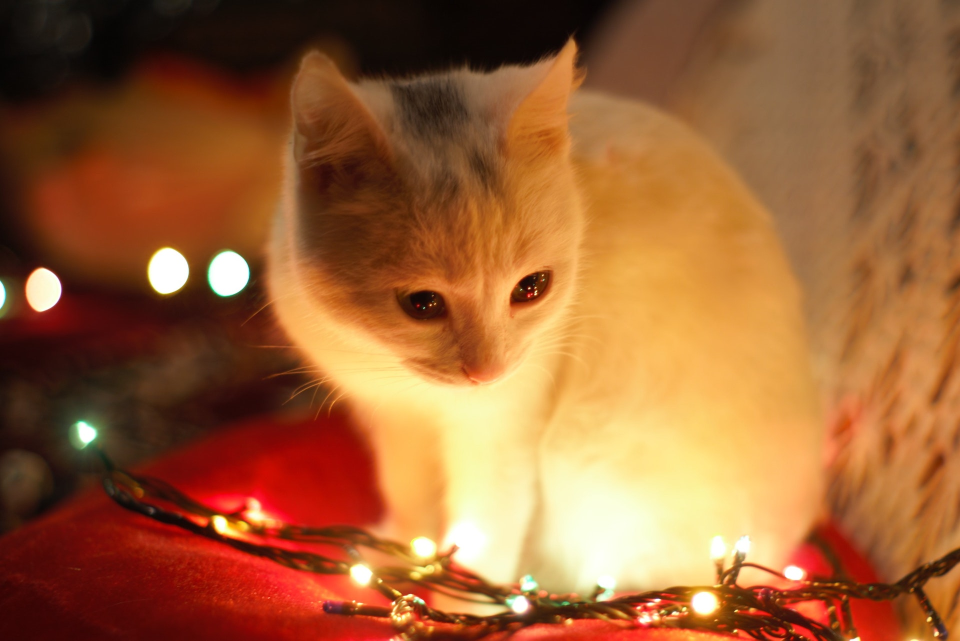
#> input picture Day 19/Cat_1.jpg, 1920 x 1281 px (shown at 1/2 size)
$ jupyter execute --allow-errors 'Day 19 [OpenCV].ipynb'
#> lines starting #> are read from the running program, lines starting #| are printed output that depends on the picture; after the words box and inside, x2 and y2 are one past the last pixel; in counts of white or black regions, pixels touching at a corner belong together
# Day 19

### Open CV

[cell 1]
import cv2
import numpy as np
import matplotlib.pyplot as plt

[cell 2]
img = cv2.imread('Cat_1.jpg', cv2.IMREAD_GRAYSCALE)
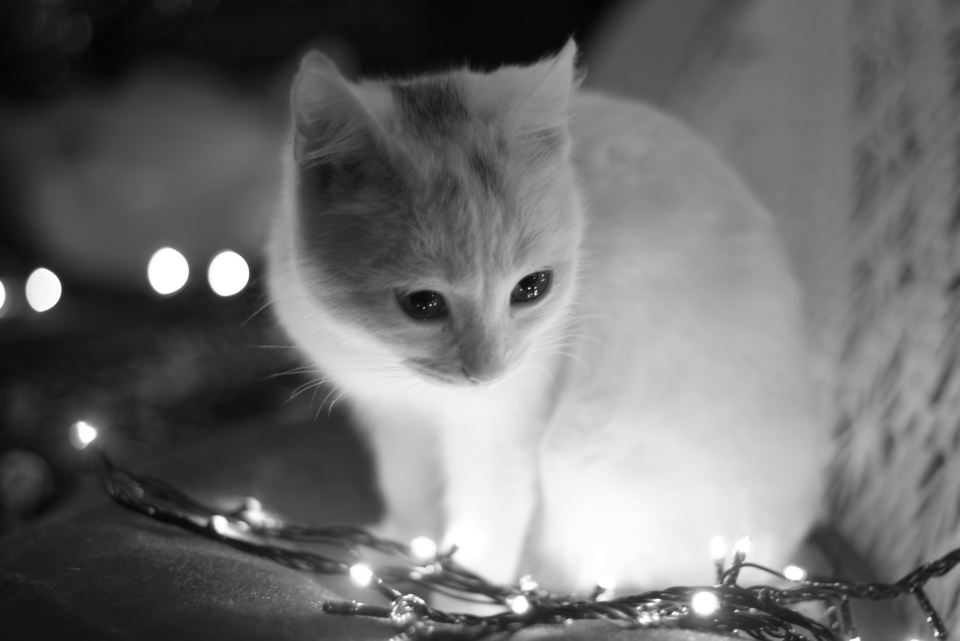
#> img: shape (1281, 1920) (shown at 1/2 size); min 4, max 255, mean 109.6

[cell 3]
print("Height of image: ", len(img))
#| Height of image:  1281
print("Width of image: ", len(img[0]))
#| Width of image:  1920
# print("IMG Data : ", img)

[cell 4]
cv2.imwrite("grey_Cat_1.jpg", img)
#> Out = True

[cell 5]
# Manipulation the img data
for i in range(10):
    for j in range(1920):
        img[i][j] = 255
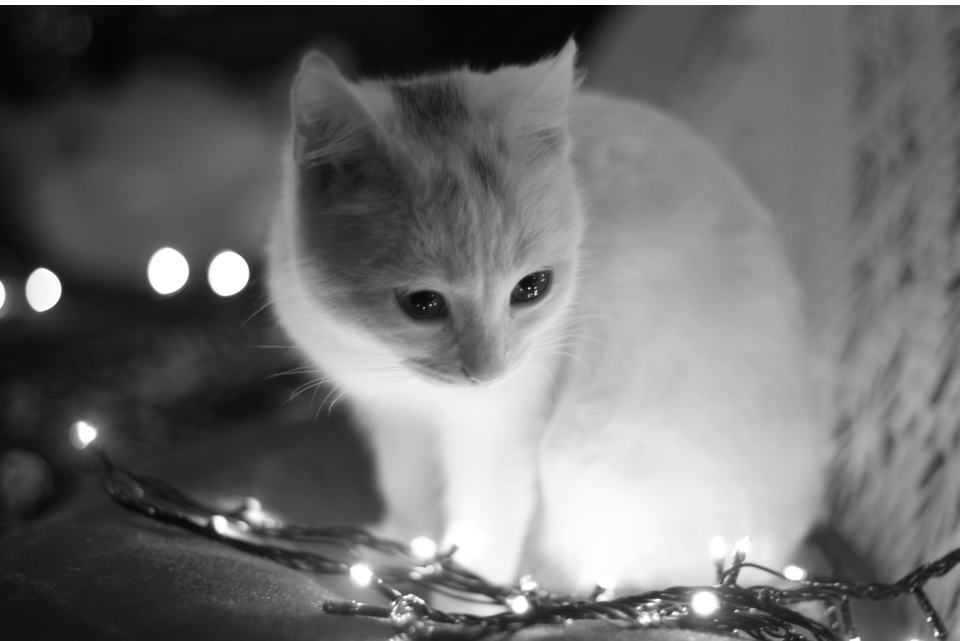
#> img: shape (1281, 1920) (shown at 1/2 size); 0.78% of pixels changed, all inside (x1, y1, x2, y2) = (0, 0, 1920, 10)

[cell 6]
cv2.imwrite("grey_Cat_2.jpg", img)
#> Out = True

[cell 7]
# creating a white border all around the img
def createBorder(self, border_width, sides, color=255):
        width = len(img[0])
        height = len(img)
        for i in range(height):
            if (i < border_width and sides['top']) or (i > height-border_width and sides['bottom']):
                for j in range(width):
                    img[i][j] = color
            else:
                for j in range(border_width):
                    if sides['left']:
                        img[i][j] = color
                    if sides['right']:
                        img[i][j + width - border_width] = color

        return img

#> (a cell that did not finish here is left out)

[cell 9]
img = cv2.imread('Cat_1.jpg', cv2.IMREAD_COLOR)
#> img is the input picture: shape (1281, 1920, 3); mean B, G, R 54, 97, 155.6
RGB_img = cv2.cvtColor(img, cv2.COLOR_RGB2GRAY)
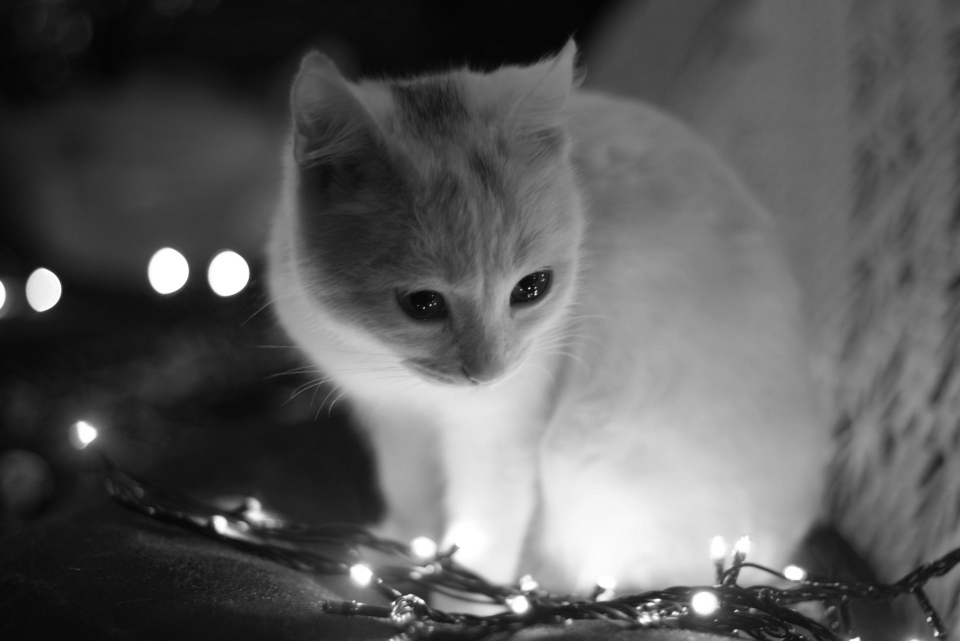
#> RGB_img: shape (1281, 1920) (shown at 1/2 size); min 3, max 255, mean 90.8
plt.imshow(img)

[cell 10]
# Generate a random grid img
x = np.random.randint(0,255, 160000).reshape((400, 400))
x.shape

[cell 11]
cv2.imwrite("Random_Grid.jpg", x)
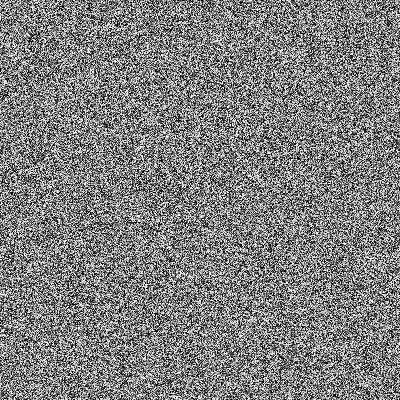
#> saved as Random_Grid.jpg: shape (400, 400); min 0, max 254, mean 127.3

[cell 12]
# Rotate the image
img = cv2.imread('Cat_1.jpg')
plt.imshow(img)

[cell 13]
img.shape
#> Out = (1281, 1920, 3)

[cell 14]
num_rows, num_cols = img.shape[:2]
#> num_rows = 1281; num_cols = 1920

[cell 15]
rot_matrix = cv2.getRotationMatrix2D((num_cols/2, num_rows/2), 30, 0.9)
rot_matrix

[cell 16]
img_2 = cv2.warpAffine(img, rot_matrix, (num_cols, num_rows))
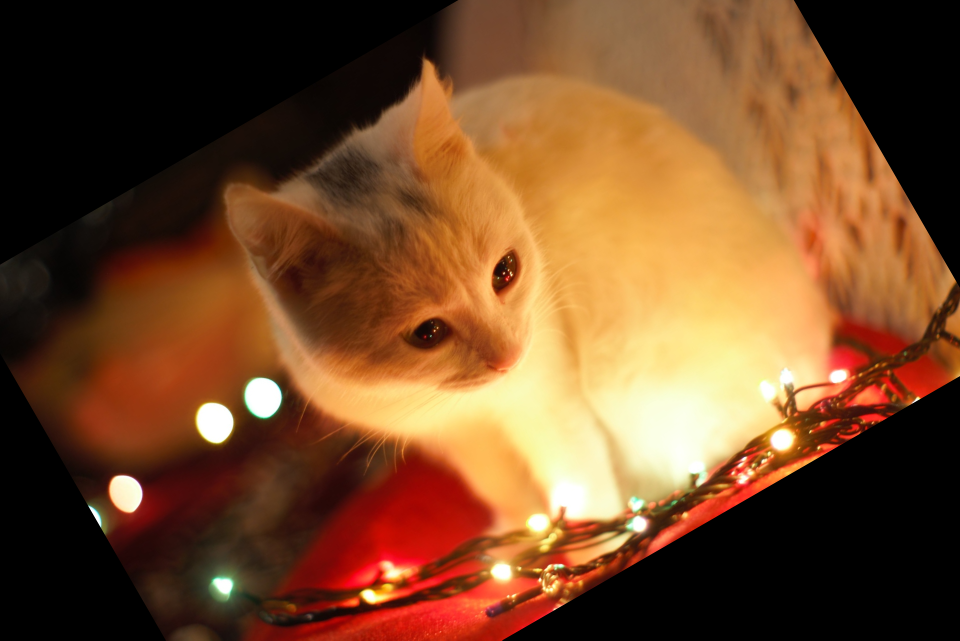
#> img_2: shape (1281, 1920, 3) (shown at 1/2 size); mean B, G, R 40.9, 74.1, 116.6
plt.imshow(img_2)

$ run again, with Day 19/Random_Grid.jpg copied over Day 19/Cat_1.jpg
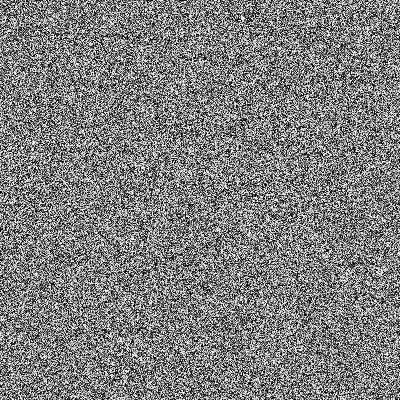
#> input picture Day 19/Random_Grid.jpg, 400 x 400 px
#> img is the input picture: shape (400, 400); min 0, max 255, mean 126.8
#| Height of image:  400
#| Width of image:  400
#> `cv2.imwrite("grey_Cat_1.jpg", img)`: Out = True
#> `cv2.imwrite("grey_Cat_2.jpg", img)`:
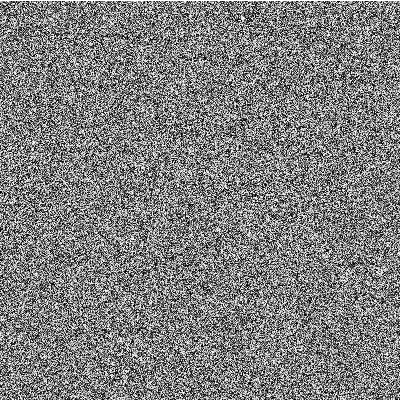
#> saved as grey_Cat_2.jpg: shape (400, 400); min 0, max 255, mean 127.2
#> `img_2 = cv2.warpAffine(img, rot_matrix, (num_cols, num_rows))`:
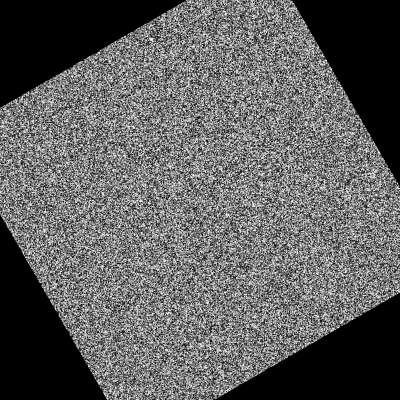
#> img_2: shape (400, 400, 3); min 0, max 254, mean 95
